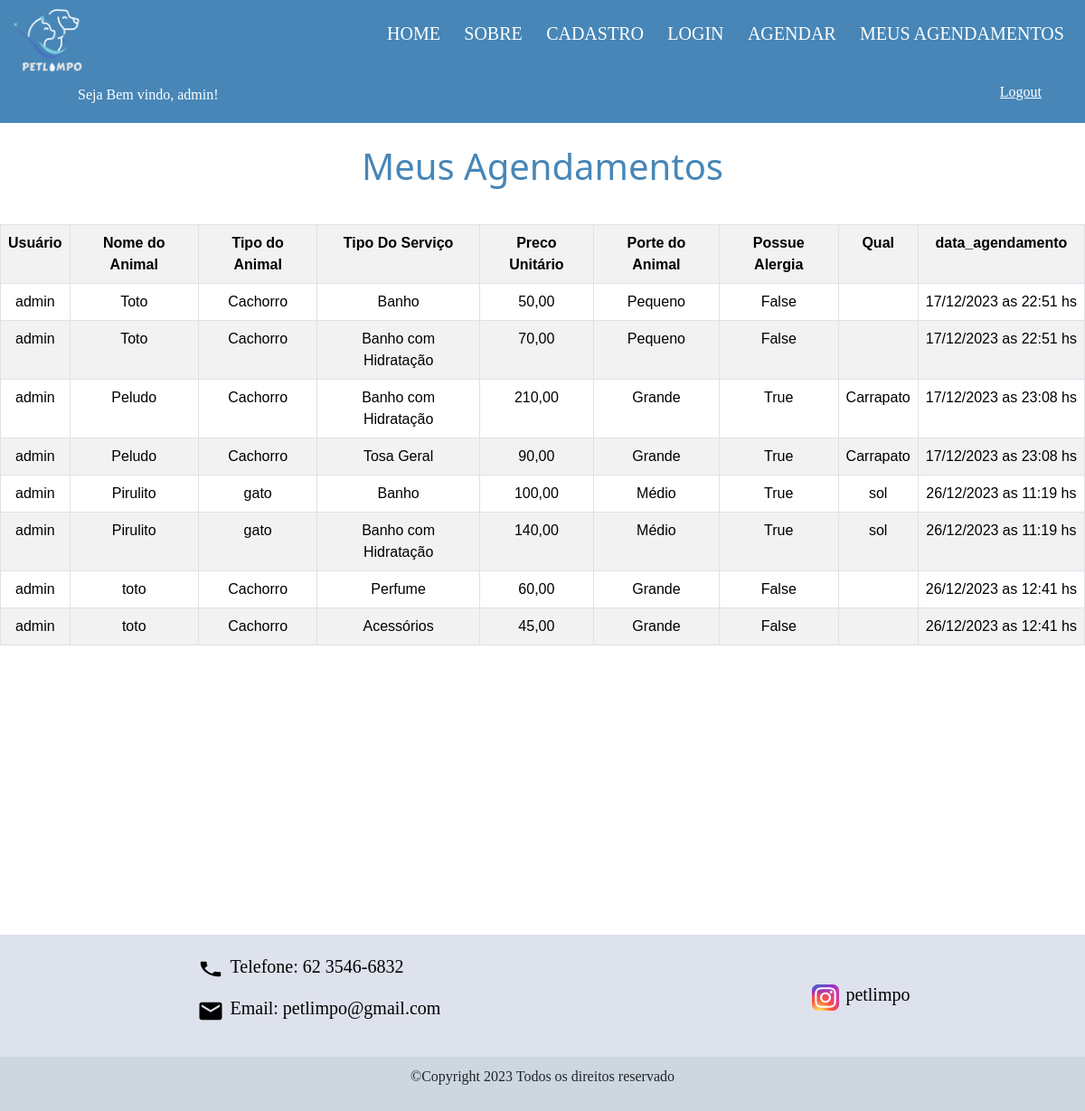
Screenshot of /servicos/lista_agendamentos/ (signed in) with the database file from the repository.
### usuarios/models.py (models this page shows, shortened)
class UsuarioComplemento(AbstractUser):
    cpf = models.CharField(max_length=14, unique=True)
    telefone = models.CharField(max_length=16)
    data_criacao = models.DateTimeField(auto_now=True)

### servicos/models.py (models this page shows, shortened)
class Agendamento(models.Model):
    usuario_id = models.ForeignKey(UsuarioComplemento, on_delete=models.CASCADE)
    tipo_servico_id = models.ForeignKey(TipoServico, on_delete=models.CASCADE)
    porte_animal_id = models.ForeignKey(PorteAnimal, on_delete=models.CASCADE)
    preco_id = models.ForeignKey(Preco, on_delete=models.CASCADE)
    animal = models.ForeignKey(Animal, on_delete=models.CASCADE)
    data_agendamento = models.DateTimeField(default=datetime.now())
    def get_data_agendamento(self):
        return self.data_agendamento.strftime('%d/%m/%Y as %H:%M hs')

class Animal(models.Model):
    nome = models.CharField(max_length=50, default='Nome Padrão')
    tipo = models.CharField(max_length=50, default='Tipo Padrão')
    possui_alergia = models.BooleanField(default=False)
    qual_alergia = models.CharField(max_length=50, blank=True, null=True)

class TipoServico(models.Model):
    nome = models.CharField(max_length=50)
    disponivel = models.BooleanField(default=True)

class Preco(models.Model):
    tipo_servico = models.ForeignKey(TipoServico, on_delete=models.CASCADE)
    porte_animal = models.ForeignKey(PorteAnimal, on_delete=models.CASCADE)
    preco = models.DecimalField(max_digits=10, decimal_places=2)

class PorteAnimal(models.Model):
    tipo = models.CharField(max_length=50)

### servicos/views.py (the view)
# urls.py: path('lista_agendamentos/', views.lista_agendamentos, name='lista_agendamentos')
@login_required
def lista_agendamentos(request):
    usuario = request.user
    agendamentos = Agendamento.objects.filter(usuario_id=usuario)
    return render(request, 'lista_agendamentos.html', {'agendamentos': agendamentos})

### servicos/templates/lista_agendamentos.html
{% extends 'bases/base.html' %}
{% load static %}
{% block 'head' %}
    <link rel="stylesheet" href="{% static 'servicos/css/lista-agendamentos.css' %}">
{% endblock 'head' %}
{% block 'content' %}
<br><br><br><br><br><br>
<h1 class="text-center my-3">Meus Agendamentos</h1>
<br>
<div style="margin-bottom: 20rem">
    <table class="table table-bordered table-striped text-center">
        <tr>
            <th scope="col">Usuário</th>
            <th scope="col">Nome do Animal</th>
            <th scope="col">Tipo do Animal</th>
            <th scope="col">Tipo Do Serviço</th>
            <th scope="col">Preco Unitário</th>
            <th scope="col">Porte do Animal</th>
            <th scope="col">Possue Alergia</th>
            <th scope="col">Qual</th>
            <th scope="col">data_agendamento</th>
        </tr>
        {% for agendamento in agendamentos %}
            <tr>
                <td>{{ agendamento.usuario_id }}</td>
                <td>{{ agendamento.animal.nome}}</td>
                <td>{{ agendamento.animal.tipo }}</td>
                <td>{{ agendamento.tipo_servico_id.nome }}</td>
                <td>{{ agendamento.preco_id.preco }}</td>
                <td>{{ agendamento.porte_animal_id.tipo }}</td>
                <td>{{ agendamento.animal.possui_alergia }}</td>
                <td>{{ agendamento.animal.qual_alergia }}</td>
                <td>{{ agendamento.get_data_agendamento }}</td>
            </tr>
        {% endfor %}
    </table>
</div>
{% endblock%}

### templates/bases/base.html (shortened to what this page needs)
{% load static %}
<!DOCTYPE html>
<html lang="pt-BR">
<head>
    <link href="https://cdn.jsdelivr.net/npm/bootstrap@5/dist/css/bootstrap.min.css" rel="stylesheet">
    <link rel="stylesheet" href="{% static 'geral/css/base.css' %}">
    <link rel="stylesheet" href="{% static 'geral/css/base-home.css' %}">
    {% block 'head' %} {% endblock 'head' %}
</head>
<body>
    <header>
        <div class="container">
            <div class="logo">
                <img src="{% static 'core/img/logo-pet-limpo-recortado.png' %}" alt="logo">
            </div>
            <nav class="desktop-menu">
                <ul>
                    <li><a href="{% url 'home' %}">Home</a></li>
                    <li><a href="{% url 'home' %}#sobre">Sobre</a></li>
                    <li><a href="{% url 'cadastro' %}">Cadastro</a></li>
                    <li><a href="{% url 'user_login' %}">Login</a></li>
                    {% if user.is_authenticated %}
                        <li><a href="{% url 'solicitacao_agendamento' %}">Agendar</a></li>
                        <li><a href="{% url 'lista_agendamentos' %}">Meus Agendamentos</a></li>
                    {% endif %}
                </ul>
            </nav>
        </div>
        {% if user.is_authenticated %}
            <div class="d-flex flex-md-row flex-column justify-content-md-between">
                <p class="mx-5 text-white login-user">Seja Bem vindo, {{ user.username }}!</p>
                <a class="text-white logout mx-5 text-center" href="{% url 'deslogar' %}">Logout</a>
            </div>
        {% endif %}
    </header>
    {% block 'content' %}
    {% endblock %}
    <footer>
        <div class="container-contato">
            <div class="contato">
                <p><img src="{% static 'core/img/tel.svg' %}" alt="Telefone"><a href="">Telefone: 62 3546-6832</a></p>
                <p><img src="{% static 'core/img/email.svg' %}" alt="Email"><a href="">Email: petlimpo@gmail.com</a></p>
            </div>
            <div class="rede-sociais">
                <img src="{% static 'core/img/instagram.svg' %}" alt="Instagram"><a href="">petlimpo</a>
            </div>
        </div>
        <div class="direitos-reservados">
            <p> &copy;Copyright     2023 Todos os direitos reservado </p>
        </div>
    </footer>
</body>
</html>

### templates/static/geral/css/base.css (style rules this page uses)
:root { --blue-color: #006BC1; --input-color: #D3E1ED; --background-color: #FDFEFD; }
* { box-sizing: border-box; margin: 0; padding: 0; }

### templates/static/geral/css/base-home.css (style rules this page uses)
* { margin: 0; padding: 0; box-sizing: border-box; font-family: 'Patua One'; }
:root { --azul: #4786B7; --cinza: #DEE2ED; }
.container { width: 100%; max-width: 1600px; }
header { background-color: var(--azul); position: fixed; width: 100%; z-index: 1; }
.logo img { width: 80px; padding: 10px 0; }
header .container { display: flex; justify-content: space-between; align-items: center; }
nav { padding: 5px 0; }
nav ul { list-style-type: none; }
nav ul li { display: inline-block; }
nav ul li a { color: white; text-decoration: none; margin: 0 .7rem; font-size: 20px; text-transform: uppercase; transition: 0.5s; }
.login-user { display: flex; align-items: center; }
.login-user::before { content: ''; display: inline-block; width: 30px; height: 30px; background-image: url('https://th.bing.com/th/id/R.7ea4af7d8401d2b43ee841bfa2abe89d?rik=NQOIh2MeArGQtA&pid=ImgRaw&r=0'); background-repeat: no-repeat; background-size: contain; margin-right: .5rem; }
.container-contato { background-color: #DEE2ED; display: flex; justify-content: space-around; align-items: center; }
.container-contato .contato { padding: 20px 2%; }
.container-contato .contato a { display: inline-block; text-decoration: none; color: black; font-size: 20px; margin-left: 7px; }
.container-contato .contato img { width: 30px; }
.direitos-reservados { background-color: #CDD7E0; }
.container-contato .rede-sociais img { width: 30px; }
.container-contato .rede-sociais a { display: inline-block; text-decoration: none; color: black; font-size: 20px; margin-left: 7px; }
.direitos-reservados { text-align: center; padding: 10px 0; }

### templates/static/servicos/css/lista-agendamentos.css (style rules this page uses)
h1 { font-family:system-ui, -apple-system, BlinkMacSystemFont, 'Segoe UI', Roboto, Oxygen, Ubuntu, Cantarell, 'Open Sans', 'Helvetica Neue', sans-serif; color: var(--azul); }
th, td { font-family: 'Gill Sans', 'Gill Sans MT', Calibri, 'Trebuchet MS', sans-serif; }

### rows the page displays
UsuarioComplemento: username "admin"
Agendamento: usuario_id "admin", animal.nome "Toto", animal.tipo "Cachorro", tipo_servico_id.nome "Banho", preco_id.preco "50,00", porte_animal_id.tipo "Pequeno", animal.possui_alergia "False", get_data_agendamento "17/12/2023 as 22:51 hs"
Agendamento: usuario_id "admin", animal.nome "Toto", animal.tipo "Cachorro", tipo_servico_id.nome "Banho com Hidratação", preco_id.preco "70,00", porte_animal_id.tipo "Pequeno", animal.possui_alergia "False", get_data_agendamento "17/12/2023 as 22:51 hs"
Agendamento: usuario_id "admin", animal.nome "Peludo", animal.tipo "Cachorro", tipo_servico_id.nome "Banho com Hidratação", preco_id.preco "210,00", porte_animal_id.tipo "Grande", animal.possui_alergia "True", animal.qual_alergia "Carrapato", get_data_agendamento "17/12/2023 as 23:08 hs"
Agendamento: usuario_id "admin", animal.nome "Peludo", animal.tipo "Cachorro", tipo_servico_id.nome "Tosa Geral", preco_id.preco "90,00", porte_animal_id.tipo "Grande", animal.possui_alergia "True", animal.qual_alergia "Carrapato", get_data_agendamento "17/12/2023 as 23:08 hs"
Agendamento: usuario_id "admin", animal.nome "Pirulito", animal.tipo "gato", tipo_servico_id.nome "Banho", preco_id.preco "100,00", porte_animal_id.tipo "Médio", animal.possui_alergia "True", animal.qual_alergia "sol", get_data_agendamento "26/12/2023 as 11:19 hs"
Agendamento: usuario_id "admin", animal.nome "Pirulito", animal.tipo "gato", tipo_servico_id.nome "Banho com Hidratação", preco_id.preco "140,00", porte_animal_id.tipo "Médio", animal.possui_alergia "True", animal.qual_alergia "sol", get_data_agendamento "26/12/2023 as 11:19 hs"
Agendamento: usuario_id "admin", animal.nome "toto", animal.tipo "Cachorro", tipo_servico_id.nome "Perfume", preco_id.preco "60,00", porte_animal_id.tipo "Grande", animal.possui_alergia "False", get_data_agendamento "26/12/2023 as 12:41 hs"
Agendamento: usuario_id "admin", animal.nome "toto", animal.tipo "Cachorro", tipo_servico_id.nome "Acessórios", preco_id.preco "45,00", porte_animal_id.tipo "Grande", animal.possui_alergia "False", get_data_agendamento "26/12/2023 as 12:41 hs"
